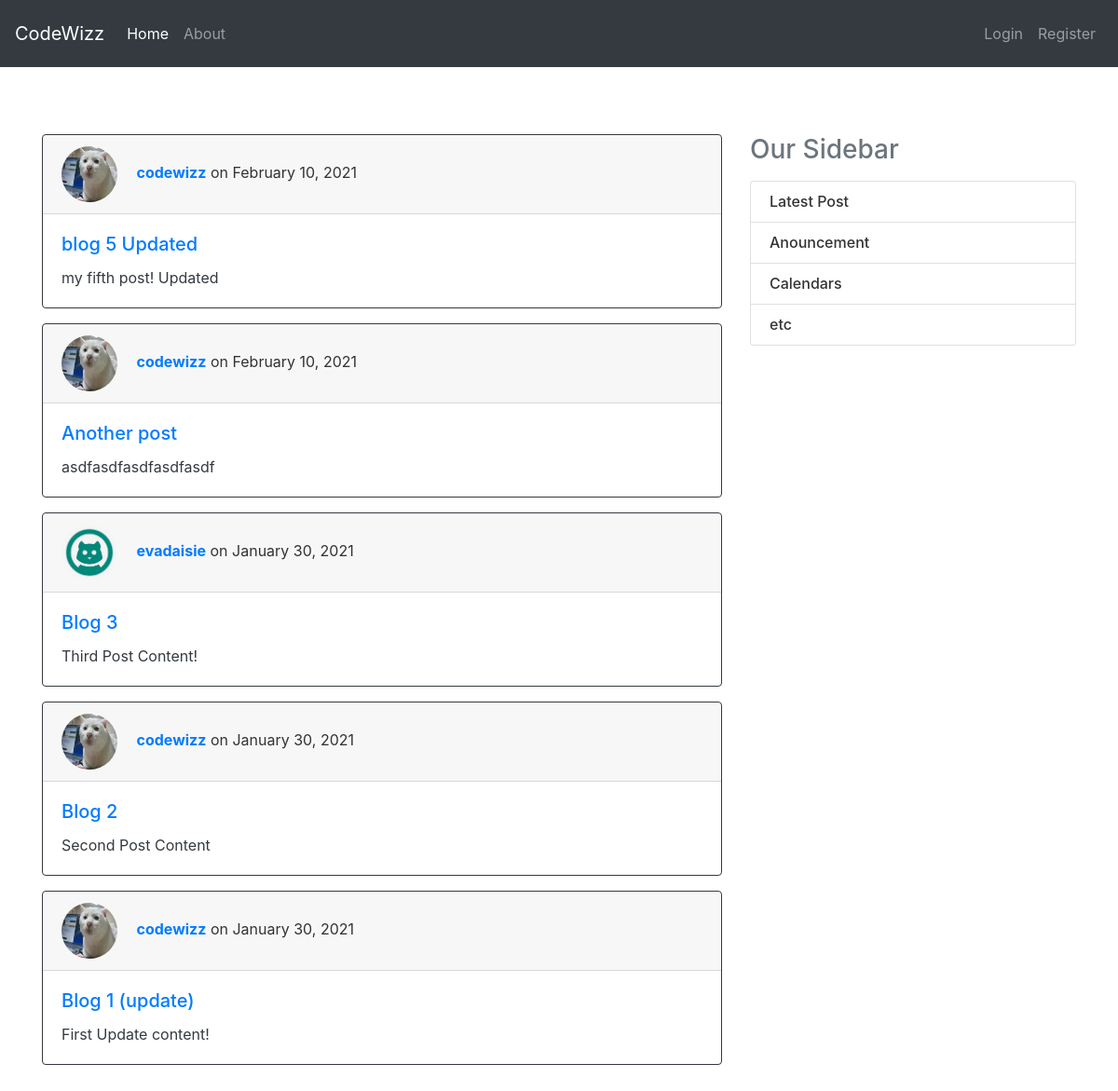
The page / on the database its author committed.
### blog/models.py (models this page shows, shortened)
class Post(models.Model):
    title = models.CharField(max_length=100)
    content = models.TextField()
    date_posted = models.DateTimeField(default=timezone.now)
    author = models.ForeignKey(User, on_delete=models.CASCADE)

### users/models.py (models this page shows, shortened)
class Profile(models.Model):
    user = models.OneToOneField(User, on_delete=models.CASCADE)
    image = models.ImageField(default='default.jpg', upload_to='profile_pics')

### blog/views.py (the view)
# urls.py: path('', PostListView.as_view(), name='blog-home'),
class PostListView(ListView):
    model = Post
    template_name = 'blog/home.html'  # <app>/<model>_<viewtype>.html
    context_object_name = 'posts'
    ordering = ['-date_posted']  # Sort latest posts

### blog/templates/blog/home.html
{% extends "blog/base.html" %}
{% block content %}
    {% for post in posts %}
        <div class="card border-dark mb-3">
            <div class="card-header">
                <img
                    class="rounded-circle article-img mr-3"
                    style="width: 60px; height: 60px;"
                    src="{{ post.author.profile.image.url }}"
                >
                <a href="#" target="_blank">
                    <strong>{{ post.author }}</strong>
                </a>
                 on {{ post.date_posted | date:"F d, Y" }}
            </div>
            <div class="card-body text-dark">
                <h5 class="card-title">
                    <a href="{% url 'post-detail' post.id %}">
                        {{ post.title }}
                    </a>
                </h5>
                <p class="card-text">
                    {{  post.content  }}
                </p>
            </div>
        </div>
    {% endfor %}
{% endblock content%}

### blog/templates/blog/base.html (shortened to what this page needs)
{% load static %}
<!DOCTYPE html>
<html lang="en">
  <head>
    <link
      rel="stylesheet"
      href="https://cdn.jsdelivr.net/npm/bootstrap@4.6.0/dist/css/bootstrap.min.css"
    />
    {% load static %}
    <link rel="stylesheet" href="{% static 'blog/main.css' %}" type="text/css">
  </head>
  <body>
  <nav class="navbar navbar-expand-md navbar-dark bg-dark mb-4 py-3">
    <a class="navbar-brand" href="{% url 'blog-home' %}">CodeWizz</a>
    <div class="collapse navbar-collapse" id="navbarCollapse">
      <ul class="navbar-nav mr-auto">
        <li class="nav-item active">
          <a class="nav-link" href="{% url 'blog-home' %}">Home</a>
        </li>
        <li class="nav-item">
          <a class="nav-link" href="{% url 'blog-about' %}">About</a>
        </li>
      </ul>
      <div class="navbar-nav">
          {% if user.is_authenticated %}
            <a class="nav-link" href="{% url 'profile' %}">Profile</a>
            <a class="nav-link" href="{% url 'logout' %}">Logout</a>
          {% else %}
            <a class="nav-link" href="{% url 'login' %}">Login</a>
            <a class="nav-link" href="{% url 'register' %}">Register</a>
          {% endif %}
      </div>
    </div>
  </nav>
  <div class="container py-5">
    <div class="row">
      <div class="col-md-8">
        {% block content %} {% endblock %}
      </div>
      <div class="col-md-4 order-md-2 mb-4">
        <h3 class="d-flex justify-content-between align-items-center mb-3">
          <span class="text-muted">Our Sidebar</span>
        </h3>
        <ul class="list-group mb-3">
          <li class="list-group-item d-flex justify-content-between lh-condensed">
            <div>
              <h6 class="my-0">Latest Post</h6>
            </div>
          </li>
          <li class="list-group-item d-flex justify-content-between lh-condensed">
            <div>
              <h6 class="my-0">Anouncement</h6>
            </div>
          </li>
          <li class="list-group-item d-flex justify-content-between lh-condensed">
            <div>
              <h6 class="my-0">Calendars</h6>
            </div>
          </li>
          <li class="list-group-item d-flex justify-content-between lh-condensed">
            <div>
              <h6 class="my-0">etc</h6>
            </div>
          </li>
        </ul>
      </div>
    </div>
  </div>
  </body>
</html>

### blog/static/blog/main.css (style rules this page uses)
body { background: fafafa; color: #333333; }

### rows shown on the page
Post: author.profile.image (picture), author "codewizz", date_posted "February 10, 2021", title "blog 5 Updated", content "my fifth post! Updated"
Post: author.profile.image (picture), author "codewizz", date_posted "February 10, 2021", title "Another post", content "asdfasdfasdfasdfasdf"
Post: author.profile.image (placeholder picture), author "evadaisie", date_posted "January 30, 2021", title "Blog 3", content "Third Post Content!"
Post: author.profile.image (picture), author "codewizz", date_posted "January 30, 2021", title "Blog 2", content "Second Post Content"
Post: author.profile.image (picture), author "codewizz", date_posted "January 30, 2021", title "Blog 1 (update)", content "First Update content!"
